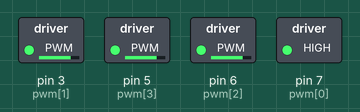
Bench run of a sketch on a simulated Arduino Uno, built with avr-gcc and run on an emulated ATmega328P. Parts: switched loads named in the sketch (green lamp = pin HIGH).

Above: at 4.1 s.
Timing chart, 0 to 5.6 s (numbered marks = the images above):
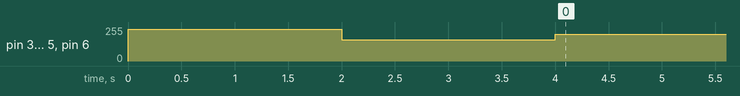

The sketch:

pwm.ino
```cpp
// Use pwm to control the 4 motors
int pwm[4] = {7,3,6,5};
double level = 0.5; // throttle ratio

void setup() {
  for (int i = 0 ; i < 4; i++) {
    // 500Hz, motor stop: 1.06ms, motor full: 1.86ms
    // sets the value (range from 0 to 255):
    analogWrite(pwm[i], 240);
  }
  delay(2000);
  for (int i = 0 ; i < 4; i++) analogWrite(pwm[i], 160);
  delay(2000);
  for (int i = 0 ; i < 4; i++) analogWrite(pwm[i], 80*level+160);
}

void loop() {
}
```
